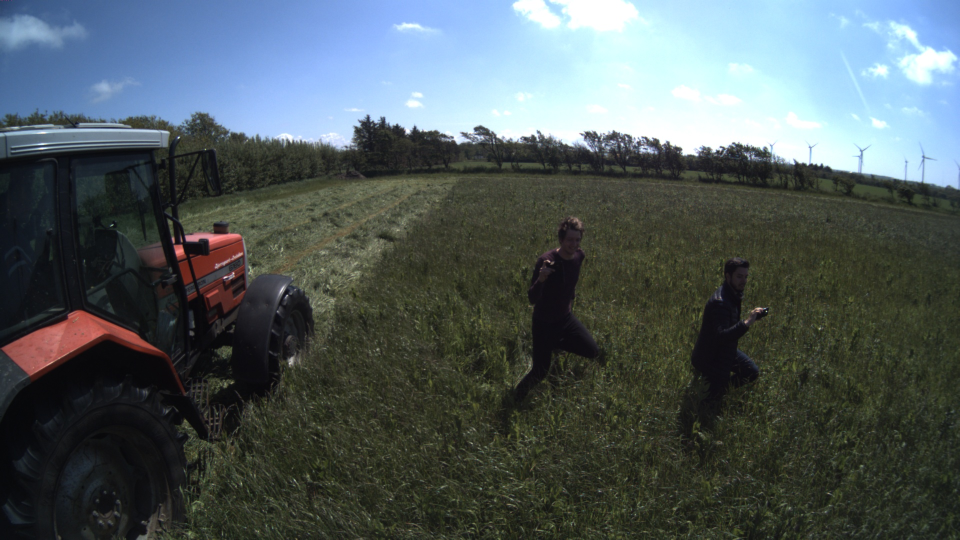
//> input picture build/left.jpg, 1920 x 1080 px (shown at 1/2 size)
$ ./lidar_stereo ../../build/left.jpg ../../build/right.jpg   (built with g++ and OpenCV 4, older OpenCV classes emulated)
//> lines starting //> are read from the running program, lines starting //| are printed output that depends on the picture
### src/precomp.hpp

#ifndef __OPENCV_PRECOMP_H__
#define __OPENCV_PRECOMP_H__

#include "cvconfig.h"

#include "opencv2/calib3d/calib3d.hpp"
#include "opencv2/imgproc/imgproc.hpp"
#include "opencv2/imgproc/imgproc_c.h"
#include "opencv2/core/internal.hpp"
#include "opencv2/features2d/features2d.hpp"
#include <vector>

#ifdef HAVE_TEGRA_OPTIMIZATION
#include "opencv2/calib3d/calib3d_tegra.hpp"
#else
#define GET_OPTIMIZED(func) (func)
#endif

#endif

### src/SAVED/lidar_stereo.cpp
#include "lidar_stereo.h"

int main (int argc, char** argv)
{

	const char* algorithm_opt = "--algorithm=";
		const char* maxdisp_opt = "--max-disparity=";
		const char* mindisp_opt = "--min-disparity=";
		const char* blocksize_opt = "--blocksize=";
		const char* nodisplay_opt = "--no-display=";
		const char* scale_opt = "--scale=";

		if(argc < 3) {
			print_help();
			return 0;
		}
		const char* img1_filename = 0; //left image
		const char* img2_filename = 0; //right image
		const char* intrinsic_filename = 0; //intrinsic parameters
		const char* extrinsic_filename = 0; //extrinsic parameters
		const char* disparity_filename = 0;
		const char* point_cloud_filename = 0;

		int iterator=0;

		 // Create a window
		cv::namedWindow("Disparity", cv::WINDOW_NORMAL);
		cv::resizeWindow("Disparity", 900,900);

		 //Create trackbar to change block size
		int block_slider = 5;
		cv::createTrackbar("Block size", "Disparity", &block_slider, 127);

		 //Create trackbar to change minimum disparity
		int min_slider = 30;
		cv::createTrackbar("Min disparity", "Disparity", &min_slider, 1000);

		 //Create trackbar to change maximum disparity
		int max_slider = 120;
		cv::createTrackbar("Max disparity", "Disparity", &max_slider, 1000);

		enum { STEREO_BM=0 };
		int alg = STEREO_BM;
		int SADWindowSize = 0, numberOfDisparities = 0, min_Disparities = 0;
		bool no_display = false;
		float scale = 1.f;

		cv::StereoBM bm;

		//read commandline options
		for( int i = 1; i < argc; i++ )
		{
			if( argv[i][0] != '-' )
			{
				if( !img1_filename )
					img1_filename = argv[i];
				else
					img2_filename = argv[i];
			}
			else if( strncmp(argv[i], maxdisp_opt, strlen(maxdisp_opt)) == 0 )
			{
				if( sscanf( argv[i] + strlen(maxdisp_opt), "%d", &numberOfDisparities ) != 1 ||
						numberOfDisparities < 1 || numberOfDisparities % 16 != 0 )
				{
					printf("Command-line parameter error: The max disparity (--maxdisparity=<...>) must be a positive integer divisible by 16\n");
					print_help();
					return -1;
				}
			}
			else if( strncmp(argv[i], mindisp_opt, strlen(mindisp_opt)) == 0 )
			{
				if( sscanf( argv[i] + strlen(mindisp_opt), "%d", &min_Disparities ) != 1 )
				{
					printf("Command-line parameter error: The min disparity\n");
					print_help();
					return -1;
				}
			}
			else if( strncmp(argv[i], blocksize_opt, strlen(blocksize_opt)) == 0 )
			{
				if( sscanf( argv[i] + strlen(blocksize_opt), "%d", &SADWindowSize ) != 1 ||
						SADWindowSize < 1 || SADWindowSize % 2 != 1 )
				{
					printf("Command-line parameter error: The block size (--blocksize=<...>) must be a positive odd number\n");
					return -1;
				}
			}
			else if( strncmp(argv[i], scale_opt, strlen(scale_opt)) == 0 )
			{
				if( sscanf( argv[i] + strlen(scale_opt), "%f", &scale ) != 1 || scale < 0 )
				{
					printf("Command-line parameter error: The scale factor (--scale=<...>) must be a positive floating-point number\n");
					return -1;
				}
			}
			else if( strcmp(argv[i], nodisplay_opt) == 0 )
				no_display = true;
			else if( strcmp(argv[i], "-i" ) == 0 )
				intrinsic_filename = argv[++i];
			else if( strcmp(argv[i], "-e" ) == 0 )
				extrinsic_filename = argv[++i];
			else if( strcmp(argv[i], "-o" ) == 0 )
				disparity_filename = argv[++i];
			else if( strcmp(argv[i], "-p" ) == 0 )
				point_cloud_filename = argv[++i];
			else
			{
				printf("Command-line parameter error: unknown option %s\n", argv[i]);
				return -1;
			}
		}

		if( !img1_filename || !img2_filename )
		{
			printf("Command-line parameter error: both left and right images must be specified\n");
			return -1;
		}

		if( (intrinsic_filename != 0) ^ (extrinsic_filename != 0) )
		{
			printf("Command-line parameter error: either both intrinsic and extrinsic parameters must be specified, or none of them (when the stereo pair is already rectified)\n");
			return -1;
		}

		if( extrinsic_filename == 0 && point_cloud_filename )
		{
			printf("Command-line parameter error: extrinsic and intrinsic parameters must be specified to compute the point cloud\n");
			return -1;
		}

		int color_mode = alg == STEREO_BM ? 0 : -1;
		cv::Mat img1 = cv::imread(img1_filename, color_mode);
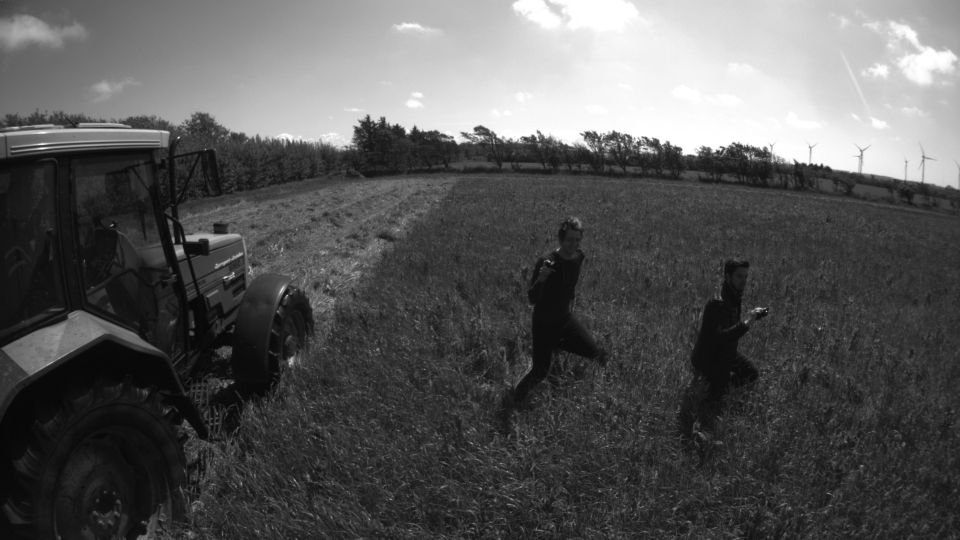
//> img1: 1080 rows x 1920 cols, CV_8UC1 (shown at 1/2 size); min 6, max 255, mean 87.3
		cv::Mat img2 = cv::imread(img2_filename, color_mode);
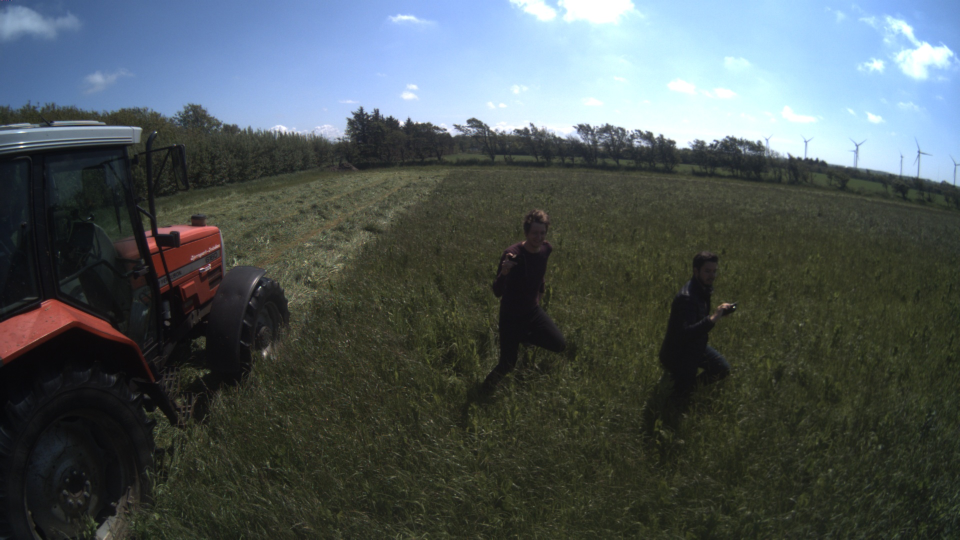
//> input picture build/right.jpg, 1920 x 1080 px (shown at 1/2 size)
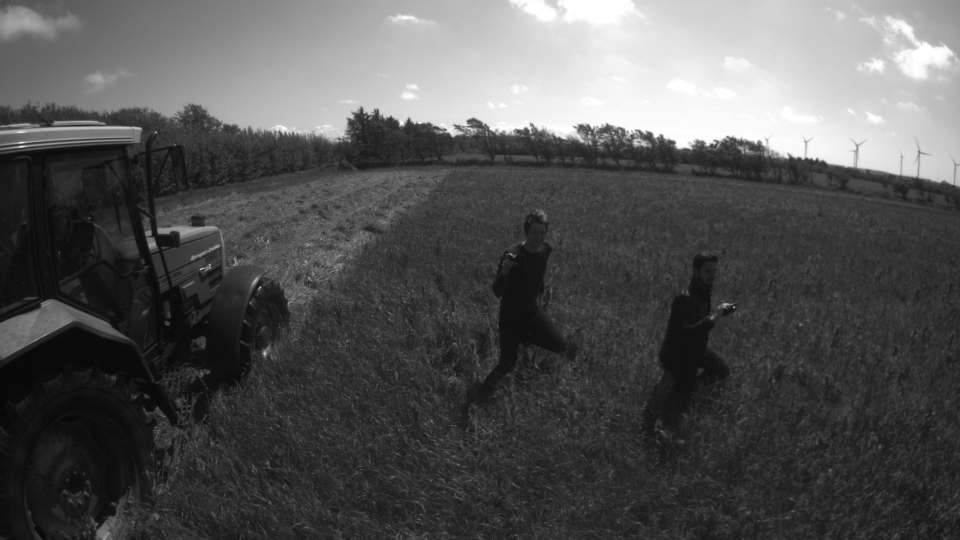
//> img2: 1080 rows x 1920 cols, CV_8UC1 (shown at 1/2 size); min 6, max 255, mean 83.6

		cv::Mat img_colored = cv::imread(img1_filename, -1);
//> img_colored is the input picture: 1080 rows x 1920 cols, CV_8UC3; mean B, G, R 91.8, 90.2, 79.9

		if( scale != 1.f ) {
			cv::Mat temp1, temp2;
			int method = scale < 1 ? cv::INTER_AREA : cv::INTER_CUBIC;
			cv::resize(img1, temp1, cv::Size(), scale, scale, method);
			img1 = temp1;
			cv::resize(img2, temp2, cv::Size(), scale, scale, method);
			img2 = temp2;
		}

		cv::Size img_size = img1.size();
//> img_size = Size(1920, 1080)

		cv::Rect roi1, roi2;
		cv::Mat Q;

		cv::Mat R, T, R1, P1, R2, P2;

		if( intrinsic_filename )
		{
			// reading intrinsic parameters
			cv::FileStorage fs(intrinsic_filename, CV_STORAGE_READ);
			if(!fs.isOpened())
			{
				printf("Failed to open file %s\n", intrinsic_filename);
				return -1;
			}

			cv::Mat M1, D1, M2, D2;
			fs["M1"] >> M1;
			fs["D1"] >> D1;
			fs["M2"] >> M2;
			fs["D2"] >> D2;

			M1 *= scale;
			M2 *= scale;

			fs.open(extrinsic_filename, CV_STORAGE_READ);
			if(!fs.isOpened())
			{
				printf("Failed to open file %s\n", extrinsic_filename);
				return -1;
			}

			//Mat R, T, R1, P1, R2, P2;
			fs["R"] >> R;
			fs["T"] >> T;

			//stereoRectify( M1, D1, M2, D2, img_size, R, T, R1, R2, P1, P2, Q, CALIB_ZERO_DISPARITY, -1, img_size, &roi1, &roi2 );
			cv::stereoRectify( M1, D1, M2, D2, img_size, R, T, R1, R2, P1, P2, Q, 0, 0, img_size, &roi1, &roi2 );

			if(iterator<1)
			{
				std::cout<<"R1 matrix:\n "<<R1<<endl<<endl;
				std::cout<<"R2 matrix:\n "<<R2<<endl<<endl;
				std::cout<<"P1 matrix:\n "<<P1<<endl<<endl;
				std::cout<<"P2 matrix:\n "<<P2<<endl<<endl;

				std::cout<<"P1 (0 3): "<<P1.at<double>(0,2)<<endl;
			}

			cv::Mat map11, map12, map21, map22;
			cv::initUndistortRectifyMap(M1, D1, R1, P1, img_size, CV_16SC2, map11, map12);
			cv::initUndistortRectifyMap(M2, D2, R2, P2, img_size, CV_16SC2, map21, map22);

			cv::Mat img1r, img2r, img_cr;

			cv::remap(img1, img1r, map11, map12, cv::INTER_CUBIC);
			cv::remap(img2, img2r, map21, map22, cv::INTER_CUBIC);

			cv::remap(img_colored, img_cr, map11, map12, cv::INTER_CUBIC);

			img1 = img1r;
			img2 = img2r;
			img_colored = img_cr;

			if(iterator<1)
			{
				cv::imwrite("left_rect.png",img1);
				cv::imwrite("right_rect.png",img2);
			}

		}

		// Start of trackbar functionality
		bool run=true;
			while(run)
			{

				numberOfDisparities = numberOfDisparities > 0 ? numberOfDisparities : ((img_size.width/8) + 15) & -16;
//> numberOfDisparities = 240
				if(iterator<1)
				{
					bm.state->roi1 = roi1;
					bm.state->roi2 = roi2;
					bm.state->preFilterCap = 31;
					bm.state->SADWindowSize = SADWindowSize > 0 ? SADWindowSize : 9;
					bm.state->minDisparity = min_Disparities;
					bm.state->numberOfDisparities = numberOfDisparities;
					bm.state->textureThreshold = 10;
					bm.state->uniquenessRatio = 15;
					bm.state->speckleWindowSize = 100;
					bm.state->speckleRange = 32;
					bm.state->disp12MaxDiff = 1;
				}
				else
				{
					block_estimation=cv::getTrackbarPos("Block size", "Disparity")*2+1;
					if(block_estimation<5)
						block_estimation=5;
					min_estimation = cv::getTrackbarPos("Min disparity", "Disparity");
					max_estimation = cv::getTrackbarPos("Max disparity", "Disparity");
					if(max_estimation<16)
						max_estimation=16;
					else
						max_estimation=max_estimation-(max_estimation%16);
					bm.state->roi1 = roi1;
					bm.state->roi2 = roi2;
					bm.state->preFilterCap = 31;
					bm.state->SADWindowSize = block_estimation;
					bm.state->minDisparity = min_estimation;
					bm.state->numberOfDisparities = max_estimation;
					bm.state->textureThreshold = 10;
					bm.state->uniquenessRatio = 15;
					bm.state->speckleWindowSize = 100;
					bm.state->speckleRange = 32;
					bm.state->disp12MaxDiff = 1;
				}

				int cn = img1.channels();
//> cn = 1

				int64 t = cv::getTickCount();
				bm(img1, img2, disp);
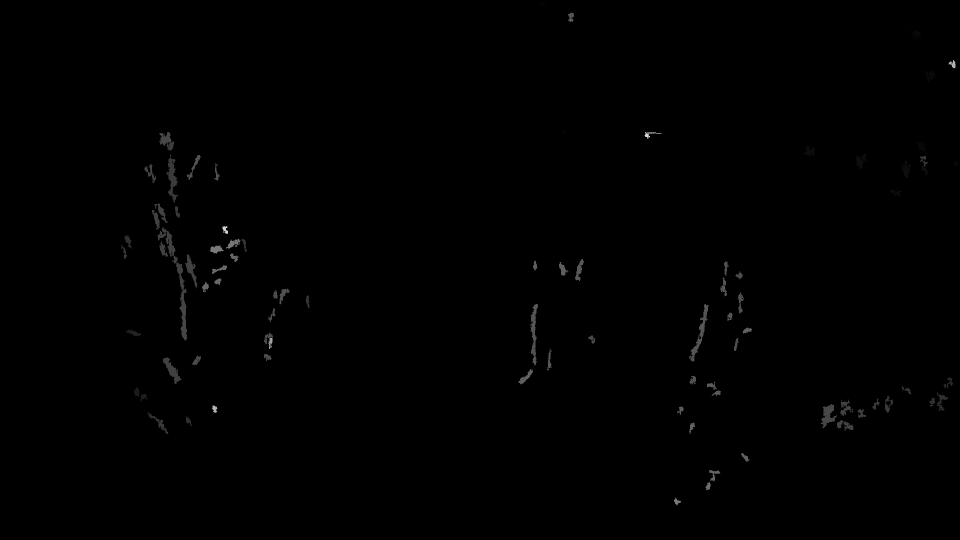
//> disp: 1080 rows x 1920 cols, CV_16SC1 (shown at 1/2 size); min -16, max 3226, mean -7; drawn with min black and max white
				t = cv::getTickCount() - t;
				//printf("Time elapsed for stereo matching: %fms\n", t*1000/getTickFrequency());
				disp.convertTo(disp8, CV_8U, 255/(numberOfDisparities*16.));

				//Show result
				cv::imshow("Disparity", disp);

				iterator+=1;

				// Wait until user press some key for 50ms
				int iKey = cv::waitKey(50);
//> the 'q' key is pressed

				// If user press 'ESC' key
				if (iKey == 27)
					{
						run=false;
						cout<<"Program finished!"<<endl;
						printf("Time elapsed for stereo matching: %fms\n", t*1000/cv::getTickFrequency());
						cout<<"The best found parameters are:"<<endl;
						cout<<"-> Block size = "<<block_estimation<<endl;
						cout<<"-> Minimum disparity = "<<min_estimation<<endl;
						cout<<"-> Maximum disparity = "<<max_estimation<<endl;
						break;
					}
				}
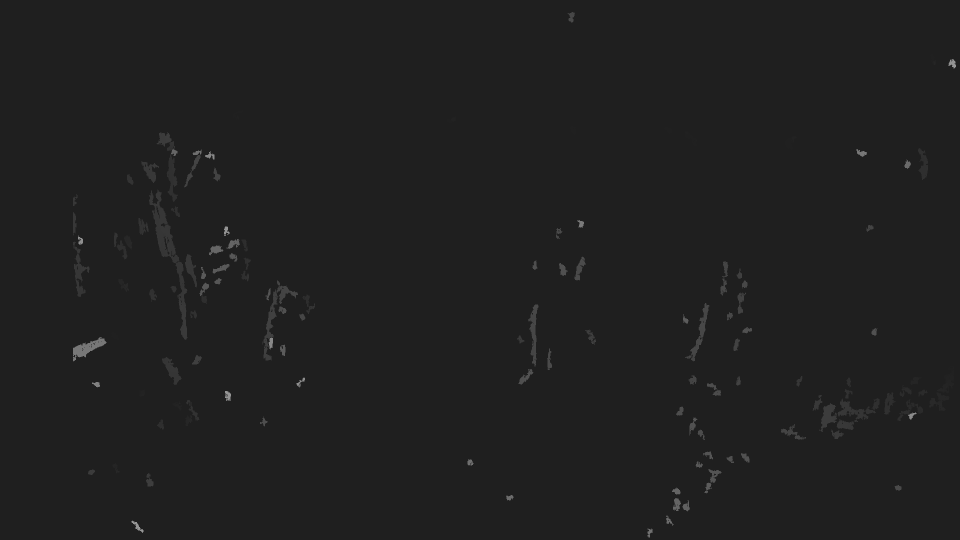
//> disp8: 1080 rows x 1920 cols, CV_8UC1 (shown at 1/2 size); min 31, max 150, mean 31.7
//> after the loop, numberOfDisparities = 240

		if(disparity_filename)
			cv::imwrite(disparity_filename, disp8);

		if(point_cloud_filename) {
			printf("Storing the point cloud...");
			fflush(stdout);

			if(iterator<1)
			{
				std::cout<<"Q reproject matrix:\n "<<Q<<endl;
				std::cout<<"Q (0 3): "<<Q.at<double>(0,3)<<endl;
			}

			// Get parameters for reconstruction
			float f = P1.at<double>(0,0); // Focal length
			float B = P2.at<double>(0,3)/f; // Baseline in the x direction
			float cx = P1.at<double>(0,2); // Center x coordinate
			float cy = P1.at<double>(1,2); // Center y coordinate

			float cx2 = P2.at<double>(0,2); // Center x coordinate of right image
			float dcx = cx-cx2; // Difference in center x coordinates
			int temp = disp.at<int16_t>(0,0);
			int maxdisp = 0;
			for(int y = 0; y < disp.rows; ++y) {
				for(int x = 0; x<disp.cols; ++x) {
					if(temp > disp.at<int16_t>(y,x))
						temp = disp.at<int16_t>(y,x);
					if(maxdisp < disp.at<int16_t>(y,x))
						maxdisp = disp.at<int16_t>(y,x);
				}
			}

			pcl::PointCloud<pcl::PointXYZRGBA>::Ptr out (new pcl::PointCloud<pcl::PointXYZRGBA>());
			out->height = disp.cols;
			out->width = disp.rows;
			out->points.resize(out->height * out->width);


			for (int i = 0; i < out->size(); i++){
				(*out)[i].x = std::numeric_limits<float>::quiet_NaN();
				(*out)[i].y = std::numeric_limits<float>::quiet_NaN();
				(*out)[i].z = std::numeric_limits<float>::quiet_NaN();
			}

			cv::Mat_<cv::Vec3f> xyz(disp.rows, disp.cols, cv::Vec3f(0,0,0)); // Resulting point cloud, initialized to zero
			for(int y = 0; y < disp.rows; ++y) {
				for(int x = 0; x < disp.cols; ++x) {
					pcl::PointXYZRGBA point;

					// Avoid invalid disparities
					if(disp.at<int16_t>(y,x) == temp) continue;
					if(disp.at<int16_t>(y,x) == 0) continue;

					float d = float(disp.at<int16_t>(y,x)) / 16.0f; // Disparity
					float W = B/(-d+dcx); // Weighting

					point.x = (float(x)-cx) * W;
					point.y = (float(y)-cy) * W;
					point.z = f * W;
					//skip 0 points
					if (point.x== 0 && point.y == 0 && point.z == 0) continue;
					// disregard points farther then 2m
					const double max_z = 2e3;
					if (fabs(point.y - max_z) < FLT_EPSILON || fabs(point.y) > max_z) continue;
					//scale position from mm to m
					point.x = 0.001*point.x;
					point.y = 0.001*point.y;
					point.z = 0.001*point.z;
					//add color
					cv::Vec3b bgr = img_colored.at<cv::Vec3b>(y,x);
					point.b = bgr[0];
					point.g = bgr[1];
					point.r = bgr[2];

					out->at(y, x) = point;
				}
			}
			pcl::io::savePCDFile("stereo.pcd", *out);

			//saveXYZ(point_cloud_filename, xyz);
			//showXYZ(xyz, img_colored, point_cloud_filename);
			printf("\n");
		}


//> (the run ends here: the program needs code that is not available in this run, at `pcl::PointCloud<pcl::PointXYZ>::Ptr stereo_cloud (new pcl::PointCloud<..`)
